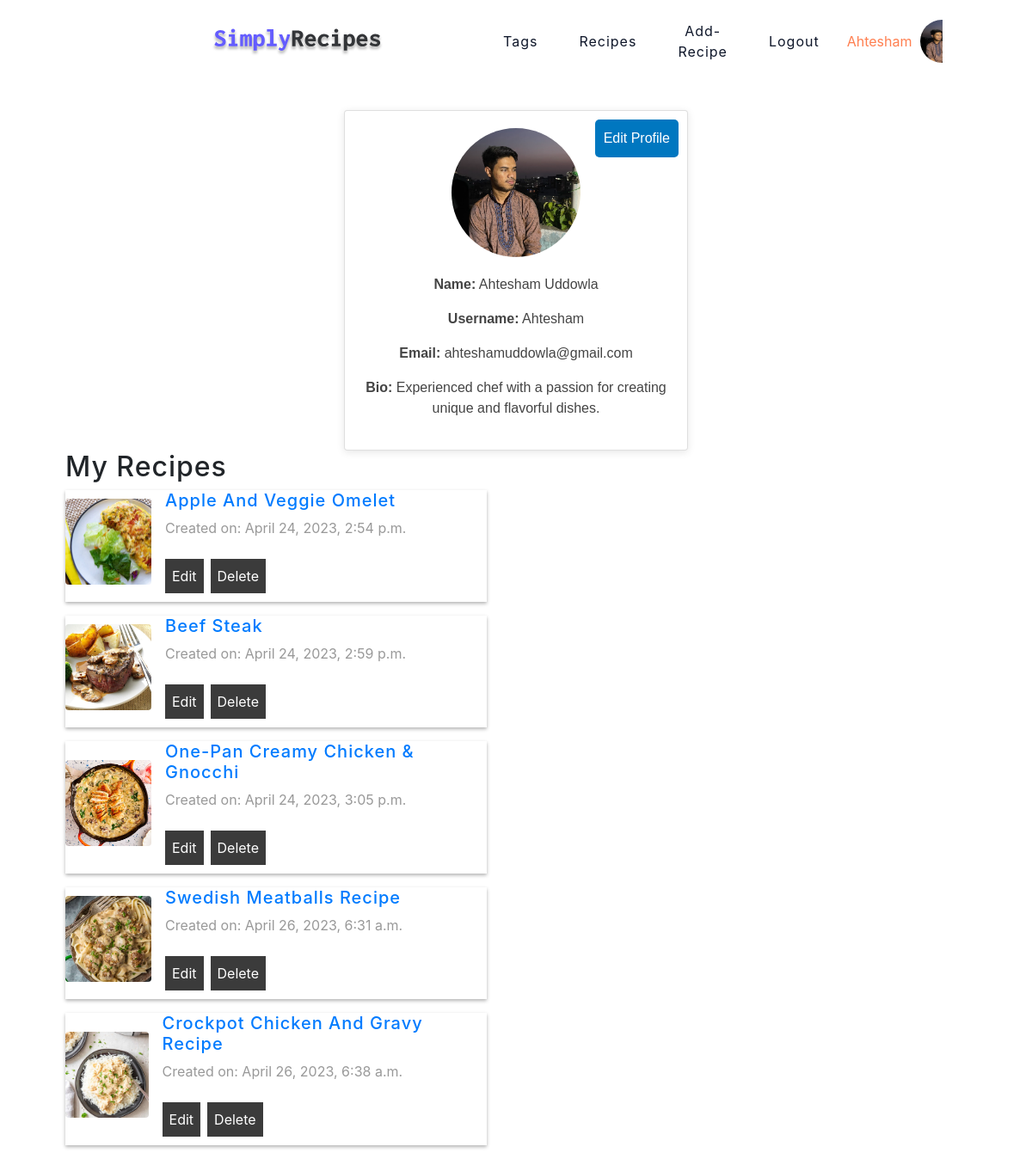
The app's page /account/ (signed in) with its own data.
### users/models.py (models this page shows, shortened)
class Profile(models.Model):
    user = models.OneToOneField(User, on_delete=models.CASCADE)
    name = models.CharField(max_length=200)
    email = models.EmailField(max_length=200, unique=True)
    username = models.CharField(max_length=200)
    location = models.CharField(max_length=200, null=True, blank=True)
    profile_image = models.ImageField(null=True, blank=True,
                    upload_to='profiles/', default='profiles/user_default.png')
    bio = models.TextField(max_length=2000, null=True, blank=True)
    id = models.UUIDField(default=uuid.uuid4, primary_key=True, unique=True, editable=False)
    created = models.DateTimeField(auto_now_add=True)

### recipes/models.py (models this page shows, shortened)
class Recipes(models.Model):
    owner = models.ForeignKey(Profile, on_delete=models.CASCADE)
    title = models.CharField(max_length=200)
    description = models.TextField(max_length=5000, null=True, blank=True)
    recipe_image = models.ImageField(null=True, blank=True,
                   upload_to='recipes/', default='recipes/recipe_default.png')
    prep_time = models.IntegerField()
    cook_time = models.IntegerField()
    serving = models.IntegerField()
    tags = models.CharField(max_length=500, null=True, blank=True)
    instructions = models.TextField(max_length=5000)
    ingredients = models.TextField(max_length=5000)
    id = models.UUIDField(default=uuid.uuid4, primary_key=True, unique=True, editable=False)
    created = models.DateTimeField(auto_now_add=True)

### users/views.py (the view)
# urls.py: path('account/', views.account_view, name='account'),
@login_required(login_url='login')
def account_view(request):
    profile = request.user.profile
    recipes = profile.recipes_set.all()
    context = {'profile':profile, 'recipes':recipes}
    return render(request, 'users/account.html', context)

### users/templates/users/account.html
{% extends 'main.html' %}
{% block content %}
<main class="page">
	<section id="my-info">
		<div class="card">
			<a href="{% url 'edit-account' profile.id %}" class="edit-button">Edit Profile</a>
			<img class="profile-pic" src="{{profile.profile_image.url}}" alt="Profile Picture">
			<p><b>Name:</b> {{profile.name}}</p>
			<p><b>Username:</b> {{profile.username}}</p>
			<p><b>Email:</b> {{profile.email}}</p>
			<p><b>Bio:</b> {{profile.bio}}</p>
		</div>
	</section>
	<section id="my-recipes">
		<h2>My Recipes</h2>
		{% for recipe in recipes %}
			<a href="{% url 'recipe' recipe.id %}" class="recipe">
					<img src="{{recipe.recipe_image.url}}" alt="{{recipe.title}}">
					<div class="recipe-info">
						<h5>{{recipe.title}}</h5>
						<p class="date">Created on: {{recipe.created}}</p>
						<div class="buttons">
							<form action="{% url 'edit-recipe' recipe.id  %}" >
								<button>Edit</button>
							</form>
							<form action="{% url 'delete-recipe' recipe.id %}" >
								<button>Delete</button>
							</form>
						</div>
					</div>
			</a>
		{% endfor %}
	</section>
</main>
{% endblock %}

### templates/navbar.html
{% load static %}
<nav class="navbar">
<div class="nav-center">
    <div class="nav-header">
    {% if request.user.is_authenticated == False %}
        <a href="{% url 'recipes' %}" class="nav-logo" style="margin-left: 400px; margin-right: 65px;">
            <img src="{% static 'logo.svg' %}" alt="simply recipes" />
        </a>
    {% else %}
        <a href="{% url 'recipes' %}" class="nav-logo">
            <img src="{% static 'logo.svg' %}" alt="simply recipes" />
        </a>
    {% endif %}
    </div>
    <div class="nav-links">
        <a href="{% url 'tags' %}" class="nav-link"> tags </a>
        <a href="{% url 'recipes' %}" class="nav-link"> recipes </a>
        {% if request.user.is_authenticated %}
            <a href="{% url 'create_recipe' %}" class="nav-link"> Add-Recipe </a>
            <a href="{% url 'logout' %}" class="nav-link"> Logout </a>
            <a style="color: coral;">{{user.username}}</a>
            <a href="{% url 'account'%}"> <img src="{{request.user.profile.profile_image.url}}" alt="">  </a>
        {% else  %}
            <a href="{% url 'login' %}" class="nav-link"> Login </a>
        {% endif %}
    </div>
</div>
</nav>

### records on screen
Profile: profile_image (picture), name "Ahtesham Uddowla", username "Ahtesham", email "ahteshamuddowla@gmail.com", bio "Experienced chef with a passion for creating unique and flavorful dishes."
Recipes: recipe_image (picture), title "Apple And Veggie Omelet", created "April 24, 2023, 2:54 p.m."
Recipes: recipe_image (picture), title "Beef Steak", created "April 24, 2023, 2:59 p.m."
Recipes: recipe_image (picture), title "One-Pan Creamy Chicken & Gnocchi", created "April 24, 2023, 3:05 p.m."
Recipes: recipe_image (picture), title "Swedish Meatballs Recipe", created "April 26, 2023, 6:31 a.m."
Recipes: recipe_image (picture), title "Crockpot Chicken And Gravy Recipe", created "April 26, 2023, 6:38 a.m."

### other values on screen
{{ user.username }} "Ahtesham"
